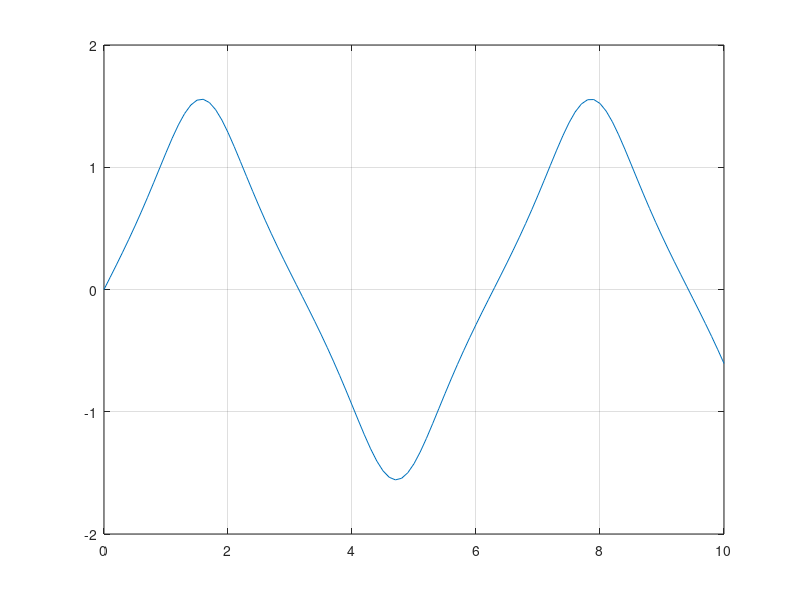

Write MATLAB code to recreate this figure.
%Lecture with R.L.
%searching the function's root manually
%Integrating manually
x=0:0.1:10;
llim=0;
rlim=10;
mid=(llim+rlim)./2;
fmid=tan((sin(mid))^2);
frlim=tan(sin(rlim)^2);
fllim=tan(sin(llim)^2);
delta=10e-3;
while abs(fmid)>delta
    if (fmid*frlim<0)
        llim=mid;
    else
        rlim=mid;
    end
    mid=(rlim+llim)/2;
    fmid=tan(sin(mid)^2);
    frlim=tan(sin(rlim)^2);
end
Y=tan(sin(x));
figure
plot(x,Y)
grid on

function y = f01(x)
y = tan(sin(x));
end
